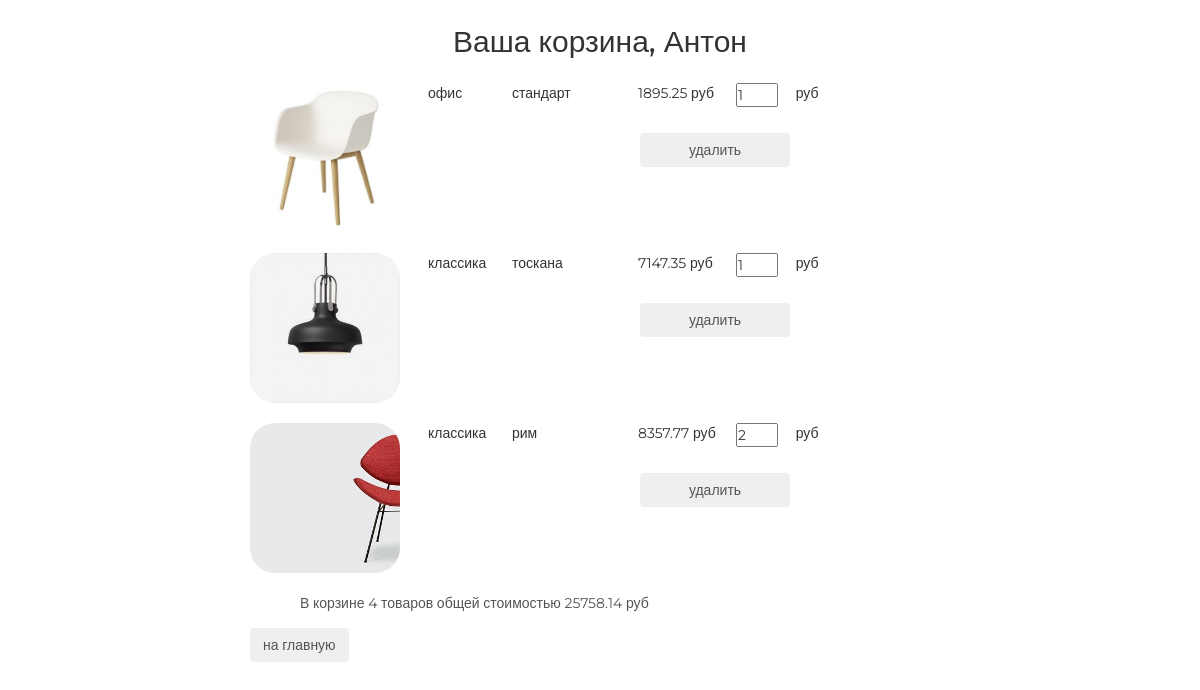
The page /basket/ (signed in) on the database its author committed.
### authapp/models.py (models this page shows, shortened)
class ShopUser(AbstractUser):
    avatar = models.ImageField(upload_to='users_avatars', blank=True)
    age = models.PositiveIntegerField(verbose_name='возраст', default=18)
    activation_key = models.CharField(max_length=128, blank=True)
    activation_key_created = models.DateTimeField(auto_now_add=True, blank=True, null=True)

### basketapp/models.py (models this page shows)
class Basket(models.Model):
    user = models.ForeignKey(settings.AUTH_USER_MODEL, on_delete=models.CASCADE)
    product = models.ForeignKey(Product, on_delete=models.CASCADE)
    quantity = models.PositiveIntegerField(verbose_name='количество', default=0)
    add_datetime = models.DateTimeField(verbose_name='время добавления', auto_now_add=True)
    def _get_product_cost(self):
        return self.product.price * self.quantity
    product_cost = property(_get_product_cost)
    def _get_total_quantity(self):
        _items = Basket.objects.filter(user=self.user)
        _totalquantity = sum(list(map(lambda x: x.quantity, _items)))
        return _totalquantity
    total_quantity = property(_get_total_quantity)
    def _get_total_cost(self):
        _items = Basket.objects.filter(user=self.user)
        _totalcost = sum(list(map(lambda x: x.product_cost, _items)))
        return _totalcost
    total_cost = property(_get_total_cost)

### mainapp/models.py (models this page shows, shortened)
class Product(models.Model):
    category = models.ForeignKey(ProductCategory, on_delete=models.CASCADE)
    name = models.CharField(verbose_name='имя продукта', max_length=128)
    image = models.ImageField(upload_to='products_images', blank=True)
    short_desc = models.CharField(verbose_name='краткое описание продукта', max_length=60, blank=True)
    description = models.TextField(verbose_name='описание продукта', blank=True)
    price = models.DecimalField(verbose_name='цена продукта', max_digits=8, decimal_places=2, default=0)
    quantity = models.PositiveIntegerField(verbose_name='количество на складе', default=0)
    is_active = models.BooleanField(verbose_name='категория активна', default=True)

class ProductCategory(models.Model):
    name = models.CharField(verbose_name='название категории', max_length=64, unique=True)
    description = models.TextField(verbose_name='описание категории', blank=True)
    is_active = models.BooleanField(verbose_name='категория активна', default=True)

### basketapp/views.py (the view)
# urls.py: re_path(r'^basket/', include('basketapp.urls', namespace='basket')),
@login_required
def basket(request):
    title = 'корзина'
    basket_items = Basket.objects.filter(user=request.user).order_by('product__category')
    content = {
        'title': title,
        'basket_items': basket_items,
    }
    return render(request, 'basketapp/basket.html', content)

### adminapp/templatetags/my_tags.py (called while the page is built)
def media_folder_products(string):
    if not string:
        string = 'products_images/default.jpg'
    new_string = "{}{}".format(URL_PREFIX, string)
    return new_string

### mainapp/context_processors.py (called while the page is built)
def basket(request):
    print(f'context processor basket works')
    basket = []
    if request.user.is_authenticated:
        basket = Basket.objects.filter(user=request.user)
    return {
        'basket': basket,
    }

### basketapp/templates/basketapp/basket.html
{% extends 'basketapp/base.html' %}
{% load static %}
{% block content %}
    <div class="basket_list">
        {% include 'basketapp/includes/inc_basket_list.html' %}
    </div>
    <button class="btn btn-round">
        <a href="{% url 'main' %}">
            на главную
        </a>
    </button>
{% endblock %}

### basketapp/templates/basketapp/base.html (shortened to what this page needs)
<!DOCTYPE html>
{% load static %}
<html>
<head>
    {% block css %}
        <link rel="stylesheet" type="text/css" href="{% static 'css/bootstrap.min.css' %}">
        <link rel="stylesheet" type="text/css" href="{% static 'css/style.css' %}">
        <link rel="stylesheet" href="{% static 'fonts/font-awesome/css/font-awesome.css' %}">
    {% endblock %}
</head>
<body>
	<div class="basket_container">
        <div class="h2 text-center head">
            Ваша корзина, {% if user.first_name %}{{ user.first_name|title}}{% else %}Пользователь{% endif %}
        </div>
        {% block content %}
        {% endblock %}
	</div>
</body>
</html>

### basketapp/templates/basketapp/includes/inc_basket_list.html
{% load my_tags %}
{% for item in basket_items %}
    <div class="basket_record">
        <img src="{{ item.product.image|media_folder_products }}" alt="{{ item.product.short_desc }}">
        <span class="category_name">{{ item.product.category.name }}</span>
        <span class="product_name">{{ item.product.name }}</span>
        <span class="product_price">{{ item.product.price }}&nbspруб</span>
        <input type="number" name="{{ item.pk }}" min="0" value="{{ item.quantity }}">
        <span class="product_cost">{{ item.cost }}&nbspруб</span>
        <button class="btn btn-round">
            <a href="{% url 'basket:remove' item.pk %}" class="">
                удалить
            </a>
        </button>
    </div>
{% endfor %}
{% if basket_items %}
    <div class="basket_summary">
        В корзине {{ basket_items.0.total_quantity }} товаров общей стоимостью
        {{ basket_items.0.total_cost }} руб
    </div>
{% endif %}

### static/css/style.css (style rules this page uses)
* { margin: 0; padding: 0; }
body { font-family: 'Montserrat', sans-serif; }
html, body { height: 100%; }
.basket_container { margin: 25px auto; width: 700px; }
.basket_list input[type="number"] { width: 3em; position: relative; display: block; float: left; }
.basket_list span.category_name { margin-left: 2em; width: 5em; position: relative; display: block; float: left; }
.basket_list span.product_name { margin-left: 1em; width: 8em; position: relative; display: block; float: left; }
.basket_list span.product_price { margin-left: 1em; width: 7em; position: relative; display: block; float: left; }
.basket_list span.product_cost { margin-left: 1em; width: 7em; position: relative; display: block; float: left; }
.basket_list .basket_record { position: relative; display: block; height: 170px; float: none; }
.basket_container .head { margin: 25px auto; }
.basket_list .basket_record button { margin-top: 50px; margin-left: 390px; width: 150px; position: absolute; display: block; float: left; }
.basket_list button { margin-left: 45px; width: 150px; display: block; float: left; }
.basket_container button a { text-decoration: none; color: #555; }
.basket_container img { display: block; float: left; width: 150px; border-radius: 25px; }
.basket_container .basket_summary { display: block; margin-left: 50px; margin-bottom: 15px; color: #555; }

### rows shown on the page
ShopUser: first_name "Антон"
Basket: product.image|media_folder_products (picture), product.category.name "офис", product.name "стандарт", product.price "1895.25", quantity "1", user+quantity "4", user+product+quantity "25758.14"
Basket: product.image|media_folder_products (picture), product.category.name "классика", product.name "тоскана", product.price "7147.35", quantity "1"
Basket: product.image|media_folder_products (picture), product.category.name "классика", product.name "рим", product.price "8357.77", quantity "2"
